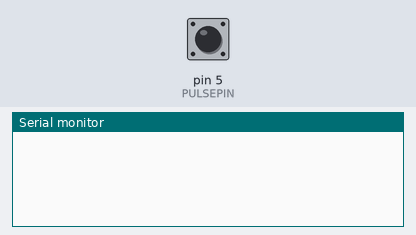
The sketch below on a simulated Arduino Uno, built with avr-gcc and run on an emulated ATmega328P. On the bench: the last lines printed to the serial monitor. Inputs (shaded band) come from the test bench; at power-on: pin 5 (PULSEPIN) LOW.

Above: at 1.2 s.
1.3 s: pin 5 (PULSEPIN) pulsed HIGH 2 times (0.12 s each, 0.3 s apart)
At 2.8 s:
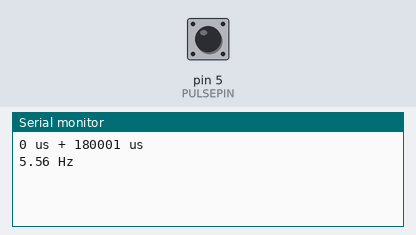
3.4 s: pin 5 (PULSEPIN) pulled HIGH for 0.15 s
At 5.7 s:
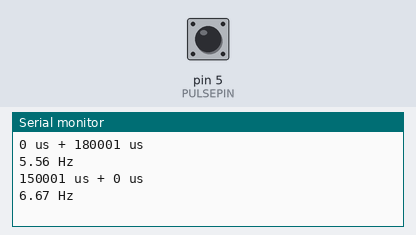

Measured:
- after the input at 1.3 s, the serial monitor: prints a new line after 0.30 s (image 1)
- after the input at 3.4 s, the serial monitor: prints a new line after 1.2 s (image 2)

The sketch:

pulsein2.ino
```cpp
#define PULSEPIN 5

void setup() {
  pinMode(PULSEPIN, INPUT);
  Serial.begin(9600);
}

void loop() {
  unsigned long ontime = pulseIn(PULSEPIN, HIGH);
  unsigned long offtime = pulseIn(PULSEPIN, LOW);
  unsigned long period = ontime + offtime;
  double freq = 1000000.0 / period;
  Serial.print(ontime);
  Serial.print(" us + ");
  Serial.print(offtime);
  Serial.println(" us");
  Serial.print(freq);
  Serial.println(" Hz");
  // should be 337 kHz -> 3 us
  delay(1000);
}
```
